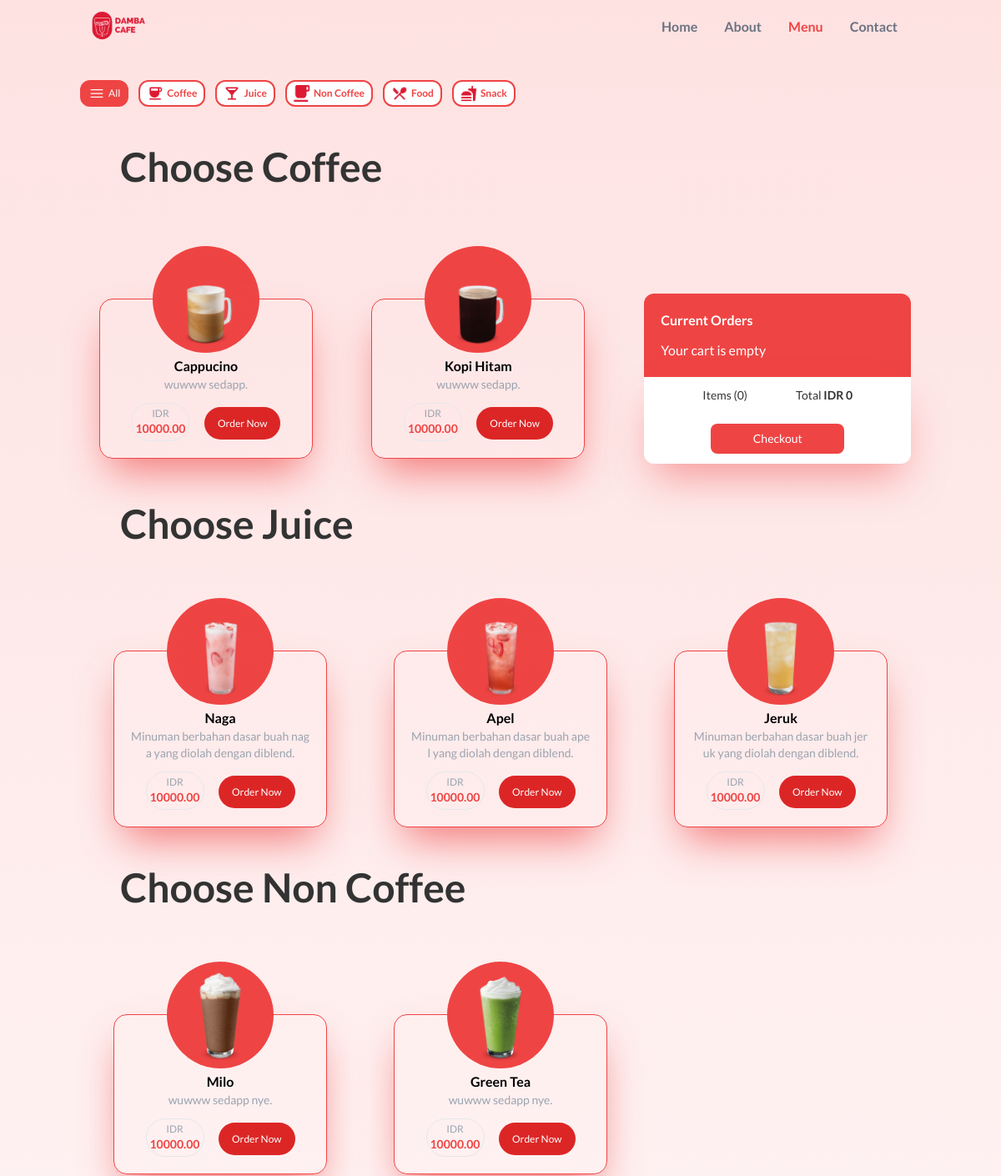
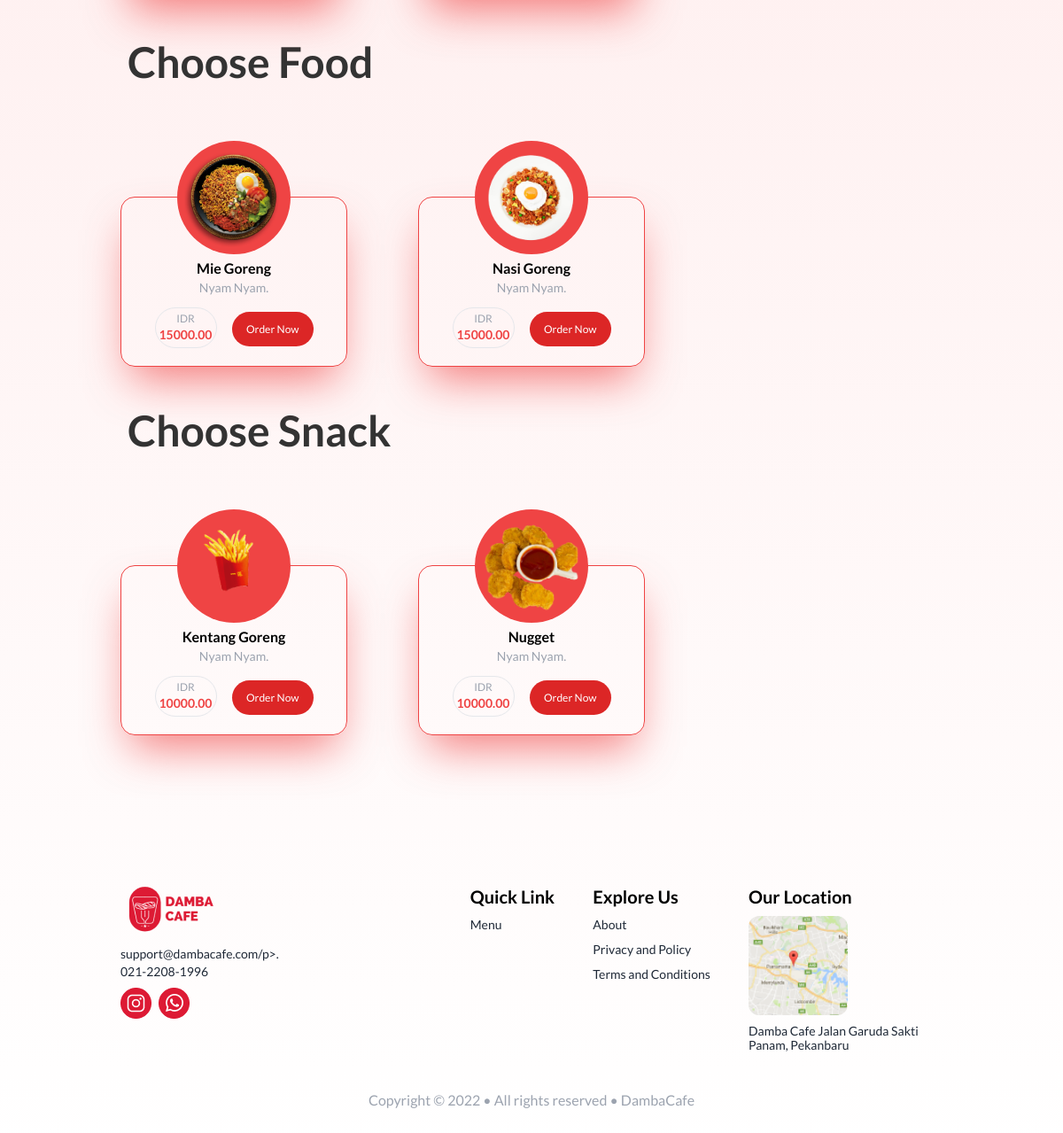
Page /menu.php on the committed database (2 pictures, top to bottom).
### tables this page shows
CREATE TABLE menu (
    id INT NOT NULL AUTO_INCREMENT PRIMARY KEY,
    name VARCHAR(255) NOT NULL,
    description TEXT NOT NULL,
    price DECIMAL(10,2) NOT NULL,
    image VARCHAR(255) NOT NULL,
    category VARCHAR(255) NOT NULL
);

### menu.php (the view, shortened to what this page needs)
<?php
include 'config.php';
$filter = $_GET['filter'] ?? 'All';
$coffeeList = [];
$juiceList = [];
$nonCoffeeList = [];
$foodList = [];
$snackList = [];
if ($filter == 'Coffee' || $filter == 'All') {
    $sql = "SELECT * FROM menu WHERE category = 'Coffee'";
    $result = mysqli_query($conn, $sql);
    $coffeeList = mysqli_fetch_all($result, MYSQLI_ASSOC);
}
if ($filter == 'Juice'  || $filter == 'All') {
    $sql = "SELECT * FROM menu WHERE category = 'Juice'";
    $result = mysqli_query($conn, $sql);
    $juiceList = mysqli_fetch_all($result, MYSQLI_ASSOC);
}
if ($filter == 'Non Coffee'  || $filter == 'All') {
    $sql = "SELECT * FROM menu WHERE category = 'Non Coffee'";
    $result = mysqli_query($conn, $sql);
    $nonCoffeeList = mysqli_fetch_all($result, MYSQLI_ASSOC);
}
if ($filter == 'Food'  || $filter == 'All') {
    $sql = "SELECT * FROM menu WHERE category = 'Food'";
    $result = mysqli_query($conn, $sql);
    $foodList = mysqli_fetch_all($result, MYSQLI_ASSOC);
}
if ($filter == 'Snack'  || $filter == 'All') {
    $sql = "SELECT * FROM menu WHERE category = 'Snack'";
    $result = mysqli_query($conn, $sql);
    $snackList = mysqli_fetch_all($result, MYSQLI_ASSOC);
}
$nonActive = "flex items-center gap-1 px-2 py-1 text-xs font-semibold text-red-500 bg-white border-2 border-red-500 rounded-xl btn-error";
$active = "flex items-center gap-1 px-2 py-1 text-xs text-white bg-red-500 border-2 border-red-500 rounded-xl btn-error";
?>
<!doctype html>
<html>
<head>
    <link href="./output.css" rel="stylesheet">
    <link href="./style.css" rel="stylesheet">
</head>
<body>
    <main class="min-h-screen px-24 pb-12 mx-auto bg-gradient-to-b from-red-100 to-white">
        <div class="text-red-500 bg-transparent navbar">
            <div class="flex-1">
                <a href="index.php">
                    <img src="images/logo.png" class="w-20">
                </a>
            </div>
            <div class="flex-none">
                <ul class="px-1 font-semibold menu menu-horizontal">
                    <li><a href="index.php" class="text-gray-500">Home</a></li>
                    <li><a href="index.php#about" class="text-gray-500">About</a></li>
                    <li><a href="menu.php">Menu</a></li>
                    <li><a href="index.php#footer" class="text-gray-500">Contact</a></li>
                </ul>
            </div>
        </div>
        <section class="flex flex-col w-24 gap-3 mt-8 md:w-full lg:w-full md:flex-row">
            <a href="menu.php" class="<?php echo $filter == 'All' ? $active : $nonActive ?>">
                <svg xmlns="http://www.w3.org/2000/svg" fill class="w-5 h-5"="none" viewBox="0 0 24 24" stroke-width="1.5" stroke="currentColor" class="w-5 h-5">
                    <path stroke-linecap="round" stroke-linejoin="round" d="M3.75 6.75h16.5M3.75 12h16.5m-16.5 5.25h16.5" />
                </svg>
                All</a>
            <a href="menu.php?filter=Coffee" class="<?php echo $filter == 'Coffee' ? $active : $nonActive ?>">
                <img src="./images/coffee.png" alt="" class="w-5 h-5">
                Coffee</a>
            <a href="menu.php?filter=Juice" class="<?php echo $filter == 'Juice' ? $active : $nonActive ?>">
                <img src="./images/juice.png" alt="" class="w-5 h-5">
                Juice</a>
            <a href="menu.php?filter=Non Coffee" class="<?php echo $filter == 'Non Coffee' ? $active : $nonActive ?>">
                <img src="./images/non-coffee.png" alt="" class="w-5 h-5">
                Non Coffee</a>
            <a href="menu.php?filter=Food" class="<?php echo $filter == 'Food' ? $active : $nonActive ?>">
                <img src="./images/food.png" alt="" class="w-5 h-5">
                Food</a>
            <a href="menu.php?filter=Snack" class="<?php echo $filter == 'Snack' ? $active : $nonActive ?>">
                <img src="./images/snack.png" alt="" class="w-5 h-5">
                Snack</a>
        </section>
        <section class="<?php if ($filter == 'Coffee' || $filter == 'All') {
                            echo 'block';
                        } else {
                            echo 'hidden';
                        } ?>">
            <h1 class="px-12 my-12 mb-32 text-5xl font-semibold">Choose Coffee</h1>
            <div class="flex flex-col gap-12 md:flex-row justify-evenly">
                <div class="grid w-[60%] md:grid-cols-2 grid-cols-1 gap-x-12 gap-y-24 place-items-center">
                    <?php foreach ($coffeeList as $key => $value) { ?>
                        <div class="relative w-64 p-5 border border-red-500 shadow-2xl border-1 rounded-2xl shadow-red-500/70">
                            <div class="absolute top-[-64px] left-0 right-0  mx-auto flex items-center justify-center w-32 h-32 bg-red-500 rounded-full overflow-hidden">
                                <img src="./upload/<?= $value['image'] ?>" class="w-40 p-2">
                            </div>
                            <h2 class="mt-12 font-semibold text-center text-black"><?= $value['name'] ?></h2>
                            <p class="mb-3 text-sm text-center text-gray-400 break-all"><?= $value['description'] ?></p>
                            <div class="flex items-center justify-evenly">
                                <div class="p-1 text-sm border rounded-full border-1 ">
                                    <p class="text-xs text-center text-gray-400">IDR</p>
                                    <p class="text-sm font-semibold text-center text-red-500"><?= $value['price'] ?></p>
                                </div>
                                <div>
                                    <a href="menu.php" class="max-w-lg px-4 py-3 text-xs text-white bg-red-600 rounded-full" onclick="addToCart(<?= $value['id'] ?>, <?= "'" . $value['name'] . "'" ?> ,<?= $value['price'] ?>, 1)">Order Now</a>
                                </div>
                            </div>
                        </div>
                    <?php } ?>
                </div>
                <div class="w-full max-w-xs">
                    <div class="p-5 bg-red-500 rounded-t-xl">
                        <h1 class="mb-3 font-bold text-white">Current Orders</h1>
                    </div>
                    <div class="w-full text-sm bg-white shadow-2xl shadow-red-500/50 rounded-b-xl">
                        <div class="flex w-full p-3 text-sm bg-white justify-evenly">
                            <h1>Items
                                ()
                            </h1>
                            <h1>Total <span class="font-bold">IDR
                                </span></h1>
                        </div>
                        <div class="flex justify-center">
                            <a href="checkout.php" class="block w-1/2 px-3 py-2 m-3 text-center text-white bg-red-500 rounded-lg place-items-center">Checkout</a>
                        </div>
                    </div>
                </div>
            </div>
        </section>
        <section class="<?php if ($filter == 'Juice' || $filter == 'All') {
                            echo 'block';
                        } else {
                            echo 'hidden';
                        } ?>">
            <h1 class="px-12 my-12 mb-32 text-5xl font-semibold">Choose Juice</h1>
            <div class="grid grid-cols-1 md:grid-cols-2 lg:md:grid-cols-3 gap-y-24 place-items-center">
                <?php foreach ($juiceList as $key => $value) { ?>
                    <div class="relative w-64 p-5 border border-red-500 shadow-2xl border-1 rounded-2xl shadow-red-500/70">
                        <div class="absolute top-[-64px] left-0 right-0  mx-auto flex items-center justify-center w-32 h-32 bg-red-500 rounded-full overflow-hidden">
                            <img src="./upload/<?= $value['image'] ?>" class="w-40 p-2">
                        </div>
                        <h2 class="mt-12 font-semibold text-center text-black"><?= $value['name'] ?></h2>
                        <p class="mb-3 text-sm text-center text-gray-400 break-all"><?= $value['description'] ?></p>
                        <div class="flex items-center justify-evenly">
                            <div class="p-1 text-sm border rounded-full border-1 ">
                                <p class="text-xs text-center text-gray-400">IDR</p>
                                <p class="text-sm font-semibold text-center text-red-500"><?= $value['price'] ?></p>
                            </div>
                            <div>
                                <a href="menu.php" class="max-w-lg px-4 py-3 text-xs text-white bg-red-600 rounded-full" onclick="addToCart(<?= $value['id'] ?>, <?= "'" . $value['name'] . "'" ?>,<?= $value['price'] ?>, 1)">Order Now</a>
                            </div>
                        </div>
                    </div>
                <?php } ?>
            </div>
        </section>
        <section class="<?php if ($filter == 'Non Coffee' || $filter == 'All') {
                            echo 'block';
                        } else {
                            echo 'hidden';
                        } ?>">
            <h1 class="px-12 my-12 mb-32 text-5xl font-semibold">Choose Non Coffee</h1>
            <div class="grid grid-cols-1 md:grid-cols-2 lg:md:grid-cols-3 gap-y-24 place-items-center">
                <?php foreach ($nonCoffeeList as $key => $value) { ?>
                    <div class="relative w-64 p-5 border border-red-500 shadow-2xl border-1 rounded-2xl shadow-red-500/70">
                        <div class="absolute top-[-64px] left-0 right-0  mx-auto flex items-center justify-center w-32 h-32 bg-red-500 rounded-full overflow-hidden">
                            <img src="./upload/<?= $value['image'] ?>" class="w-40 p-2">
                        </div>
                        <h2 class="mt-12 font-semibold text-center text-black"><?= $value['name'] ?></h2>
                        <p class="mb-3 text-sm text-center text-gray-400 break-all"><?= $value['description'] ?></p>
                        <div class="flex items-center justify-evenly">
                            <div class="p-1 text-sm border rounded-full border-1 ">
                                <p class="text-xs text-center text-gray-400">IDR</p>
                                <p class="text-sm font-semibold text-center text-red-500"><?= $value['price'] ?></p>
                            </div>
                            <div>
                                <a href="menu.php" class="max-w-lg px-4 py-3 text-xs text-white bg-red-600 rounded-full" onclick="addToCart(<?= $value['id'] ?>, <?= "'" . $value['name'] . "'" ?>,<?= $value['price'] ?>, 1)">Order Now</a>
                            </div>
                        </div>
                    </div>
                <?php } ?>
            </div>
        </section>
        <section class="<?php if ($filter == 'Food' || $filter == 'All') {
                            echo 'block';
                        } else {
                            echo 'hidden';
                        } ?>">
            <h1 class="px-12 my-12 mb-32 text-5xl font-semibold">Choose Food</h1>
            <div class="grid grid-cols-1 md:grid-cols-2 lg:md:grid-cols-3 gap-y-24 place-items-center">
                <?php foreach ($foodList as $key => $value) { ?>
                    <div class="relative w-64 p-5 border border-red-500 shadow-2xl border-1 rounded-2xl shadow-red-500/70">
                        <div class="absolute top-[-64px] left-0 right-0  mx-auto flex items-center justify-center w-32 h-32 bg-red-500 rounded-full overflow-hidden">
                            <img src="./upload/<?= $value['image'] ?>" class="w-40 p-2">
                        </div>
                        <h2 class="mt-12 font-semibold text-center text-black"><?= $value['name'] ?></h2>
                        <p class="mb-3 text-sm text-center text-gray-400 break-all"><?= $value['description'] ?></p>
                        <div class="flex items-center justify-evenly">
                            <div class="p-1 text-sm border rounded-full border-1 ">
                                <p class="text-xs text-center text-gray-400">IDR</p>
                                <p class="text-sm font-semibold text-center text-red-500"><?= $value['price'] ?></p>
                            </div>
                            <div>
                                <a href="menu.php" class="max-w-lg px-4 py-3 text-xs text-white bg-red-600 rounded-full" onclick="addToCart(<?= $value['id'] ?>, <?= "'" . $value['name'] . "'" ?>,<?= $value['price'] ?>, 1)">Order Now</a>
                            </div>
                        </div>
                    </div>
                <?php } ?>
            </div>
        </section>
        <section class="<?php if ($filter == 'Snack' || $filter == 'All') {
                            echo 'block';
                        } else {
                            echo 'hidden';
                        } ?>">
            <h1 class="px-12 my-12 mb-32 text-5xl font-semibold">Choose Snack</h1>
            <div class="grid grid-cols-1 md:grid-cols-2 lg:md:grid-cols-3 gap-y-24 place-items-center">
                <?php foreach ($snackList as $key => $value) { ?>
                    <div class="relative w-64 p-5 border border-red-500 shadow-2xl border-1 rounded-2xl shadow-red-500/70">
                        <div class="absolute top-[-64px] left-0 right-0  mx-auto flex items-center justify-center w-32 h-32 bg-red-500 rounded-full overflow-hidden">
                            <img src="./upload/<?= $value['image'] ?>" class="w-40 p-2">
                        </div>
                        <h2 class="mt-12 font-semibold text-center text-black"><?= $value['name'] ?></h2>
                        <p class="mb-3 text-sm text-center text-gray-400 break-all"><?= $value['description'] ?></p>
                        <div class="flex items-center justify-evenly">
                            <div class="p-1 text-sm border rounded-full border-1 ">
                                <p class="text-xs text-center text-gray-400">IDR</p>
                                <p class="text-sm font-semibold text-center text-red-500"><?= $value['price'] ?></p>
                            </div>
                            <div>
                                <a href="menu.php" class="max-w-lg px-4 py-3 text-xs text-white bg-red-600 rounded-full" onclick="addToCart(<?= $value['id'] ?>, <?= "'" . $value['name'] . "'" ?>,<?= $value['price'] ?>, 1)">Order Now</a>
                            </div>
                        </div>
                    </div>
                <?php } ?>
            </div>
        </section>
        <?php include 'footer.php' ?>
    </main>
</body>
</html>

### footer.php (shortened to what this page needs)
<footer class="p-10 mt-32 bg-transparent footer text-base-content">
    <div>
        <img src="images/logo.png" class="w-50">
        <p>support@dambacafe.com/p>.
            <br />
            021-2208-1996
        </p>
        <div class="flex gap-2">
            <img src="images/ig-logo.png" class="">
            <img src="images/wa-logo.png" class="">
        </div>
    </div>
    <div>
        <span class="text-xl font-semibold text-black">Quick Link</span>
        <a class="link link-hover">Menu</a>
    </div>
    <div>
        <span class="text-xl font-semibold text-black">Explore Us</span>
        <a class="link link-hover">About</a>
        <a class="link link-hover">Privacy and Policy</a>
        <a class="link link-hover">Terms and Conditions</a>
    </div>
    <div>
        <span class="text-xl font-semibold text-black">Our Location</span>
        <a href="https://www.google.co.id/maps/place/DAMBA+CAFE/@0.4707945,101.3638947,17z/data=!3m1!4b1!4m5!3m4!1s0x31d5a9de693c9977:0xf1d3746253c68cc3!8m2!3d0.4707891!4d101.3660887" target="_blank">
            <img src="images/maps.png" class="w-28 rounded-xl">
        </a>
        <a class="-mb-3">Damba Cafe Jalan Garuda Sakti</a>
        <a>Panam, Pekanbaru</a>
    </div>
</footer>
<p class="text-center text-gray-400">Copyright &copy; 2022 • All rights reserved • DambaCafe</p>

### style.css (style rules this page uses)
body { font-family: 'Lato', sans-serif; font-size: 16px; line-height: 1.5; color: #333; }

### rows in the picture
menu: image (picture), name "Cappucino", description "wuwww sedapp.", price "10000.00"
menu: image (picture), name "Kopi Hitam", description "wuwww sedapp.", price "10000.00"
menu: image (picture), name "Naga", description "Minuman berbahan dasar buah naga yang diolah dengan diblend.", price "10000.00"
menu: image (picture), name "Apel", description "Minuman berbahan dasar buah apel yang diolah dengan diblend.", price "10000.00"
menu: image (picture), name "Jeruk", description "Minuman berbahan dasar buah jeruk yang diolah dengan diblend.", price "10000.00"
menu: image (picture), name "Milo", description "wuwww sedapp nye.", price "10000.00"
menu: image (picture), name "Green Tea", description "wuwww sedapp nye.", price "10000.00"
menu: image (picture), name "Mie Goreng", description "Nyam Nyam.", price "15000.00"
menu: image (picture), name "Nasi Goreng", description "Nyam Nyam.", price "15000.00"
menu: image (picture), name "Kentang Goreng", description "Nyam Nyam.", price "10000.00"
menu: image (picture), name "Nugget", description "Nyam Nyam.", price "10000.00"
